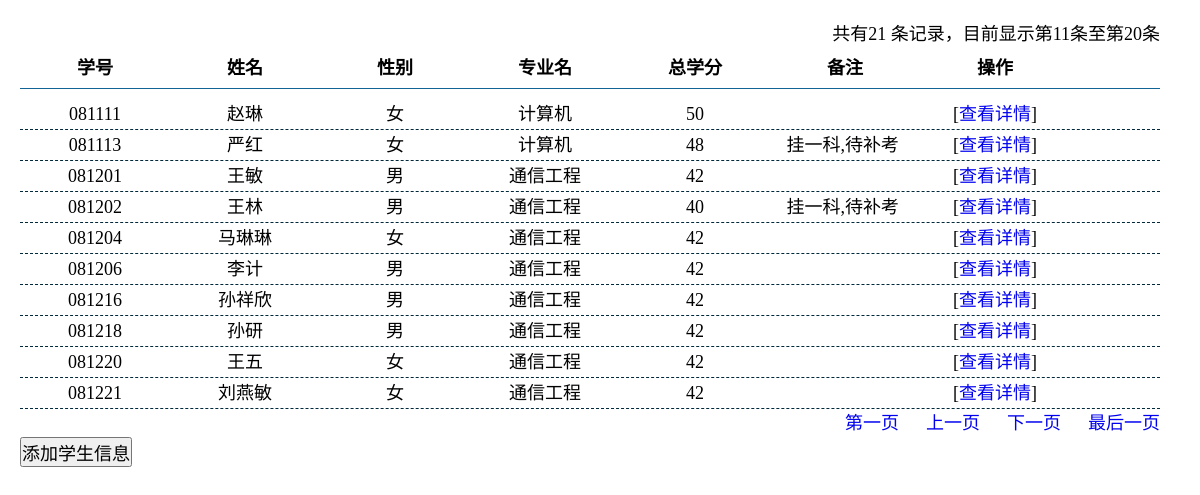
The app's page /Start/teacher/t_xs_msg.php?pageNum_Recordset1=1&totalRows_Recordset1=21 (signed in) with its own data.
### tables this page shows
CREATE TABLE `student` (
  `学号` char(8) NOT NULL,
  `姓名` char(8) NOT NULL,
  `性别` char(2) NOT NULL,
  `专业名` char(10) NOT NULL,
  `总学分` int(11) DEFAULT NULL,
  `备注` text,
  `照片` text,
  PRIMARY KEY (`学号`)
);

### Start/teacher/t_xs_msg.php (the view, shortened to what this page needs)
<?php require_once('../../Connections/login.php'); ?>
<?php
$currentPage = $_SERVER["PHP_SELF"];
$maxRows_Recordset1 = 10;
$pageNum_Recordset1 = 0;
if (isset($_GET['pageNum_Recordset1'])) {
  $pageNum_Recordset1 = $_GET['pageNum_Recordset1'];
}
$startRow_Recordset1 = $pageNum_Recordset1 * $maxRows_Recordset1;
$query_Recordset1 = "SELECT * FROM student";
$query_limit_Recordset1 = sprintf("%s LIMIT %d, %d", $query_Recordset1, $startRow_Recordset1, $maxRows_Recordset1);
$Recordset1 = mysql_query($query_limit_Recordset1, $login) or die(mysql_error());
$row_Recordset1 = mysql_fetch_assoc($Recordset1);
if (isset($_GET['totalRows_Recordset1'])) {
  $totalRows_Recordset1 = $_GET['totalRows_Recordset1'];
} else {
  $all_Recordset1 = mysql_query($query_Recordset1);
  $totalRows_Recordset1 = mysql_num_rows($all_Recordset1);
}
$totalPages_Recordset1 = ceil($totalRows_Recordset1/$maxRows_Recordset1)-1;
$queryString_Recordset1 = "";
$queryString_Recordset1 = sprintf("&totalRows_Recordset1=%d%s", $totalRows_Recordset1, $queryString_Recordset1);
?>
<!DOCTYPE html PUBLIC "-//W3C//DTD XHTML 1.0 Transitional//EN" "http://www.w3.org/TR/xhtml1/DTD/xhtml1-transitional.dtd">
<html xmlns="http://www.w3.org/1999/xhtml">
<head>
<link href="style/style.css" rel="stylesheet" type="text/css">
</head>
<body>
<div id="box">
    <div id="jishu">共有<?php echo $totalRows_Recordset1 ?> 条记录，目前显示第<?php echo ($startRow_Recordset1 + 1) ?>条至第<?php echo min($startRow_Recordset1 + $maxRows_Recordset1, $totalRows_Recordset1) ?>条</div>
      <div id="title1">
        <ul>
          <li>学号</li>
          <li>姓名</li>
          <li>性别</li>
          <li>专业名</li>
          <li>总学分</li>
          <li>备注</li>
          <li>操作</li>
        </ul>
      </div>
      <?php do { ?>
        <div class="list1">
          <ul>
            <li><?php echo $row_Recordset1['学号']; ?></li>
            <li><?php echo $row_Recordset1['姓名']; ?></li>
            <li><?php echo $row_Recordset1['性别']; ?></li>
            <li><?php echo $row_Recordset1['专业名']; ?></li>
            <li><?php echo $row_Recordset1['总学分']; ?></li>
            <li><?php echo $row_Recordset1['备注']; ?>&nbsp;</li>
            <li>[<a target="kuang" href="t_xs_detail.php?num=
			<?php echo $row_Recordset1['学号'];?>">查看详情</a>]</li>
          </ul>
        </div>
        <?php } while ($row_Recordset1 = mysql_fetch_assoc($Recordset1)); ?>
  <div id="menu">
    <?php if ($pageNum_Recordset1 > 0) {  ?>
      <a href="<?php printf("%s?pageNum_Recordset1=%d%s", $currentPage, 0, $queryString_Recordset1); ?>">第一页</a>
      <?php }  ?>
<?php if ($pageNum_Recordset1 > 0) {  ?>
  <a href="<?php printf("%s?pageNum_Recordset1=%d%s", $currentPage, max(0, $pageNum_Recordset1 - 1), $queryString_Recordset1); ?>">上一页</a>
  <?php }  ?>
<?php if ($pageNum_Recordset1 < $totalPages_Recordset1) {  ?>
  <a href="<?php printf("%s?pageNum_Recordset1=%d%s", $currentPage, min($totalPages_Recordset1, $pageNum_Recordset1 + 1), $queryString_Recordset1); ?>">下一页</a>
  <?php }  ?>
<?php if ($pageNum_Recordset1 < $totalPages_Recordset1) {  ?>
  <a href="<?php printf("%s?pageNum_Recordset1=%d%s", $currentPage, $totalPages_Recordset1, $queryString_Recordset1); ?>">最后一页</a>
  <?php }  ?>
  </div>
  <button onclick="tiao()">添加学生信息</button>
</div>
</body>
</html>

### Start/teacher/style/style.css (style rules this page uses)
* { margin: 0px; padding: 0px; }
body,html { height: 100%; }
body { font-family: 微软雅黑; font-size: 18px; line-height: 28px; color:rgb(0,0,0); background-repeat: repeat-x; }
#box { width: 95%; height: 91%; overflow: hidden; background-repeat: no-repeat; padding:20px; }
#jishu { text-align:right; }
#title1 { height: 40px; line-height: 40px; color:rgb(0,0,0); font-weight: bold; border-bottom: solid 1px #116493; margin-bottom: 10px; }
#title1 li { list-style-type: none; width: 150px; text-align: center; float: left; }
.list1 { height: auto; width:100%; overflow: hidden; border-bottom: dashed 1px #00293C; line-height: 30px; clear: both; }
.list1 li { list-style-type: none; width: 150px; text-align: center; float: left; }
#menu { text-align:right; }
a { text-decoration:none; }
button { font-size:18px; }

### records on screen
student: 学号 "081111", 姓名 "赵琳", 性别 "女", 专业名 "计算机", 总学分 "50"
student: 学号 "081113", 姓名 "严红", 性别 "女", 专业名 "计算机", 总学分 "48", 备注 "挂一科,待补考"
student: 学号 "081201", 姓名 "王敏", 性别 "男", 专业名 "通信工程", 总学分 "42"
student: 学号 "081202", 姓名 "王林", 性别 "男", 专业名 "通信工程", 总学分 "40", 备注 "挂一科,待补考"
student: 学号 "081204", 姓名 "马琳琳", 性别 "女", 专业名 "通信工程", 总学分 "42"
student: 学号 "081206", 姓名 "李计", 性别 "男", 专业名 "通信工程", 总学分 "42"
student: 学号 "081216", 姓名 "孙祥欣", 性别 "男", 专业名 "通信工程", 总学分 "42"
student: 学号 "081218", 姓名 "孙研", 性别 "男", 专业名 "通信工程", 总学分 "42"
student: 学号 "081220", 姓名 "王五", 性别 "女", 专业名 "通信工程", 总学分 "42"
student: 学号 "081221", 姓名 "刘燕敏", 性别 "女", 专业名 "通信工程", 总学分 "42"

### other values on screen
$totalRows_Recordset1 "21"
$startRow_Recordset1 + 1 "11"
min($startRow_Recordset1 + $maxRows_Recordset1, $totalRows_Recordset1) "20"
